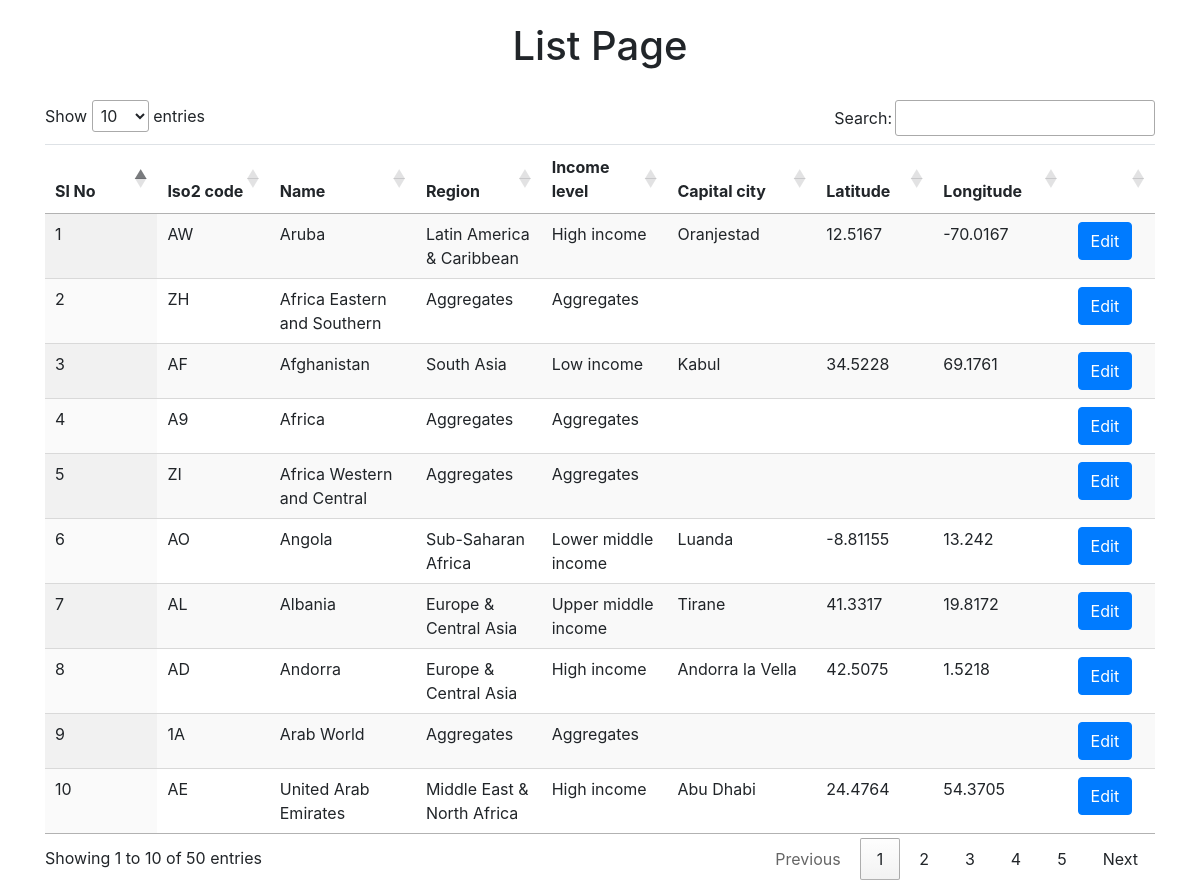
The page / on the database its author committed.
### tables this page shows
CREATE TABLE `bank` (
  `id` int(11) NOT NULL,
  `iso2Code` varchar(100) NOT NULL,
  `name` varchar(255) NOT NULL,
  `region` varchar(255) NOT NULL,
  `incomeLevel` varchar(255) NOT NULL,
  `capitalCity` varchar(50) NOT NULL,
  `latitude` varchar(30) NOT NULL,
  `longitude` varchar(30) NOT NULL,
  `create_date` datetime NOT NULL DEFAULT current_timestamp(),
  `update_date` datetime NOT NULL DEFAULT current_timestamp() ON UPDATE current_timestamp()
);

### application/modules/welcome/controllers/Welcome.php (called while the page is built, shortened)
<?php
class Welcome extends MY_Controller {
	public function index()
	{
		$bank_data = $this->view('bank',array(array('order_by'=>'id ASC')));
		$datas['banks']= $this->view('bank',array(array('order_by'=>'id ASC')));
		$this->load->view('list',$datas);
	}
	public function view($table_name, $where, $output="ARRAY"){
		$dbobj =$this->db;
		$dbobj->from($table_name);
		foreach($where as $field => $value){
			if(is_array($value)){
				foreach($value as $ci_db_fun => $where_array){
					if($ci_db_fun == "select") $dbobj->$ci_db_fun($where_array,false);
					else  $dbobj->$ci_db_fun($where_array);
				}
			}else{
				$dbobj->where($field, $value);
			}
		}
		$query=$dbobj->get();
		if($output=="OBJECT") return $query->result();
		else return $query->result_array();
	}
}

### index.php (called while the page is built, shortened)
<?php
require_once BASEPATH.'core/CodeIgniter.php';

### application/modules/welcome/views/list.php (the view, shortened to what this page needs)
<!DOCTYPE html>
<html lang="">
	<head>
		<link rel="stylesheet" href="https://stackpath.bootstrapcdn.com/bootstrap/4.3.1/css/bootstrap.min.css">
		<link rel="stylesheet" href="//cdn.datatables.net/1.11.3/css/jquery.dataTables.min.css">
	</head>
	<body id="top">
		<div class="container">
			<div class="title-wrapper">
				<h1 class="text-center">List Page</h1>
			</div>
			<div id="container" >
				<div id="dynamic">
					<table cellpadding="0" cellspacing="0" border="0" class="display table" id="example" align="center" >
						<thead class="h_th">
							<th width="60" class="sorting_disabled">Sl No</th>
							<th width="60" class="sorting_disabled">Iso2 code</th>
							<th width="60" class="sorting_disabled">Name</th>
							<th width="60" class="sorting_disabled">Region</th>
							<th width="60" class="sorting_disabled">Income level</th>
							<th width="60" class="sorting_disabled">Capital city</th>
							<th width="60" class="sorting_disabled">Latitude</th>
							<th width="60" class="sorting_disabled">Longitude</th>
							<th width="10" class="sorting_disabled"></th>
						</thead>
							<tbody>
								<?php
								if(!empty($banks)){
									foreach($banks as $val){
										?>
										<tr>
										<td><?php echo $val['id']; ?></td>
										<td><?php echo $val['iso2Code']; ?></td>
										<td><?php echo $val['name']; ?></td>
										<td><?php echo $val['region']; ?></td>
										<td><?php echo $val['incomeLevel']; ?></td>
										<td><?php echo $val['capitalCity']; ?></td>
										<td><?php echo $val['latitude']; ?></td>
										<td><?php echo $val['longitude']; ?></td>
										<td><a class="font-icon btn btn-primary" href="<?php echo base_url('update/'.$val['id'])?>">Edit</a></td>
									</tr>
									<?php }
								}else{
									?>
									<tr><td colspan="8">No record found</td> </tr>
									<?php
								}
								?>
							</tbody>
					</table>
				</div>
			</div>
		</div>
	</body>
</html>

### application/third_party/MX/Loader.php (shortened to what this page needs)
<?php (defined('BASEPATH')) OR exit('No direct script access allowed');
class MX_Loader extends CI_Loader
{
	protected $_module;
	public $_ci_cached_vars = array();
	public function initialize($controller = NULL)
	{
		$this->_module = CI::$APP->router->fetch_module();
	}
	public function view($view, $vars = array(), $return = FALSE)
	{
		list($path, $_view) = Modules::find($view, $this->_module, 'views/');
		if ($path != FALSE)
		{
			$this->_ci_view_paths = array($path => TRUE) + $this->_ci_view_paths;
			$view = $_view;
		}
		return (method_exists($this, '_ci_object_to_array') ? $this->_ci_load(array('_ci_view' => $view, '_ci_vars' => $this->_ci_object_to_array($vars), '_ci_return' => $return)) : $this->_ci_load(array('_ci_view' => $view, '_ci_vars' => $this->_ci_prepare_view_vars($vars), '_ci_return' => $return)));
	}
	public function _ci_load($_ci_data)
	{
		extract($_ci_data);
		if (isset($_ci_view))
		{
			$_ci_path = '';
			$_ci_file = (pathinfo($_ci_view, PATHINFO_EXTENSION)) ? $_ci_view : $_ci_view.EXT;
			foreach ($this->_ci_view_paths as $path => $cascade)
			{
				if (file_exists($view = $path.$_ci_file))
				{
					$_ci_path = $view;
					break;
				}
			}
		}
		elseif (isset($_ci_path))
		{
			$_ci_file = basename($_ci_path);
			if( ! file_exists($_ci_path)) $_ci_path = '';
		}
		if (isset($_ci_vars))
			$this->_ci_cached_vars = array_merge($this->_ci_cached_vars, (array) $_ci_vars);
		extract($this->_ci_cached_vars);
		if ((bool) @ini_get('short_open_tag') === FALSE && CI::$APP->config->item('rewrite_short_tags') == TRUE)
		{
			echo eval('?>'.preg_replace("/;*\s*\?>/", "; ?>", str_replace('<?=', '<?php echo ', file_get_contents($_ci_path))));
		}
		else
		{
			include($_ci_path);
		}
	}
}

### application/modules/welcome/views/list.php (style rules this page uses)
.title-wrapper { padding:2%; }

### rows shown on the page
bank: id "1", iso2Code "AW", name "Aruba", region "Latin America & Caribbean", incomeLevel "High income", capitalCity "Oranjestad", latitude "12.5167", longitude "-70.0167"
bank: id "2", iso2Code "ZH", name "Africa Eastern and Southern", region "Aggregates", incomeLevel "Aggregates"
bank: id "3", iso2Code "AF", name "Afghanistan", region "South Asia", incomeLevel "Low income", capitalCity "Kabul", latitude "34.5228", longitude "69.1761"
bank: id "4", iso2Code "A9", name "Africa", region "Aggregates", incomeLevel "Aggregates"
bank: id "5", iso2Code "ZI", name "Africa Western and Central", region "Aggregates", incomeLevel "Aggregates"
bank: id "6", iso2Code "AO", name "Angola", region "Sub-Saharan Africa", incomeLevel "Lower middle income", capitalCity "Luanda", latitude "-8.81155", longitude "13.242"
bank: id "7", iso2Code "AL", name "Albania", region "Europe & Central Asia", incomeLevel "Upper middle income", capitalCity "Tirane", latitude "41.3317", longitude "19.8172"
bank: id "8", iso2Code "AD", name "Andorra", region "Europe & Central Asia", incomeLevel "High income", capitalCity "Andorra la Vella", latitude "42.5075", longitude "1.5218"
bank: id "9", iso2Code "1A", name "Arab World", region "Aggregates", incomeLevel "Aggregates"
bank: id "10", iso2Code "AE", name "United Arab Emirates", region "Middle East & North Africa", incomeLevel "High income", capitalCity "Abu Dhabi", latitude "24.4764", longitude "54.3705"
